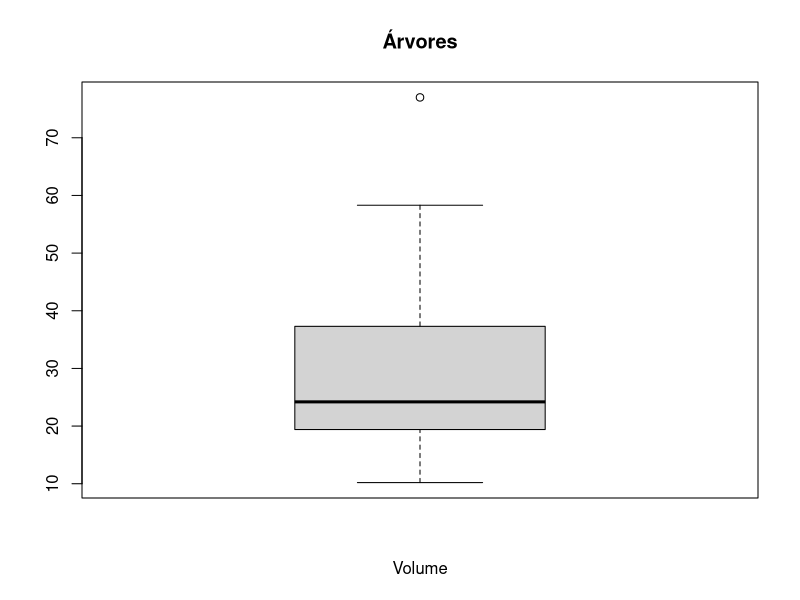
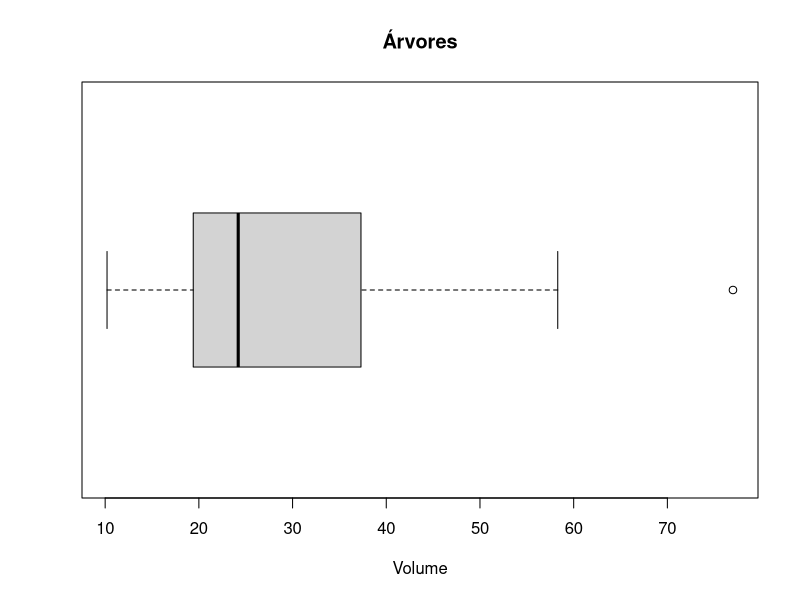
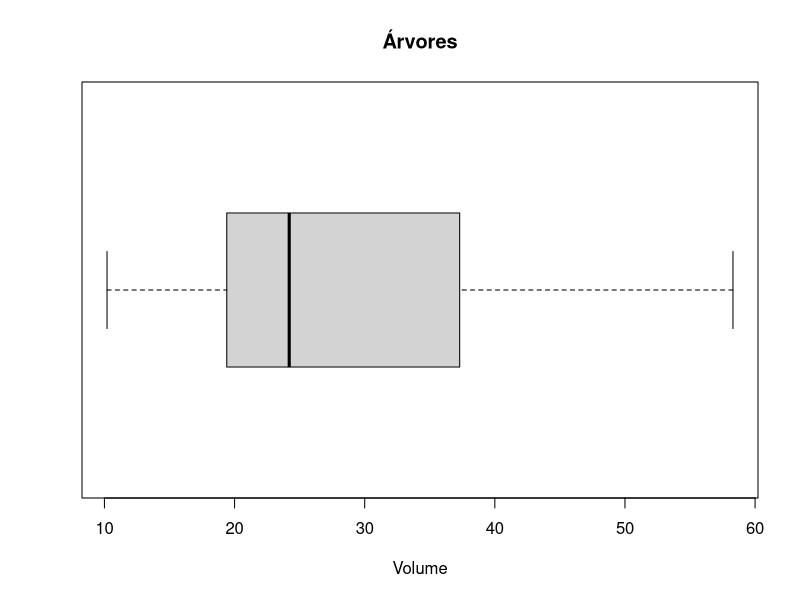

Write the R code that produced these figures, in order.
## ---- chunk 1

boxplot(trees$Volume,
        main = "Árvores",
        xlab = "Volume")


boxplot(trees$Volume,
        main = "Árvores",
        xlab = "Volume",
        #col = "blue",
        horizontal = TRUE)

boxplot(trees$Volume,
        main = "Árvores",
        xlab = "Volume",
        #col = "blue",
        horizontal = TRUE,
        outline = FALSE)
